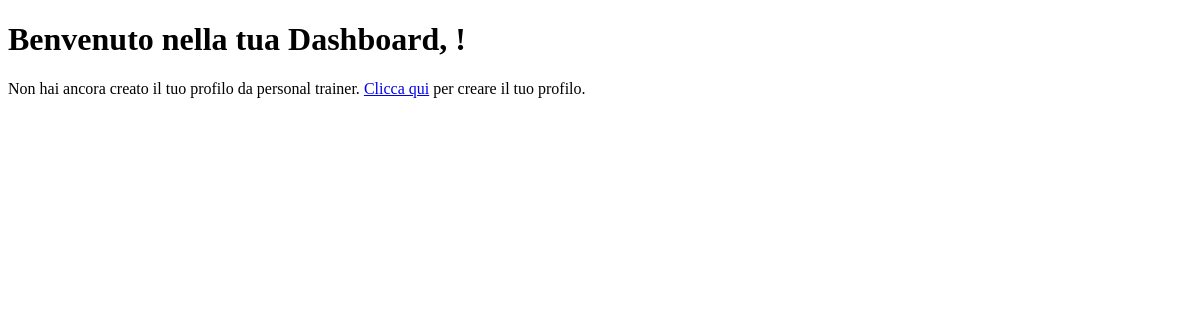
The app's page /trainers/ (signed in), older data.
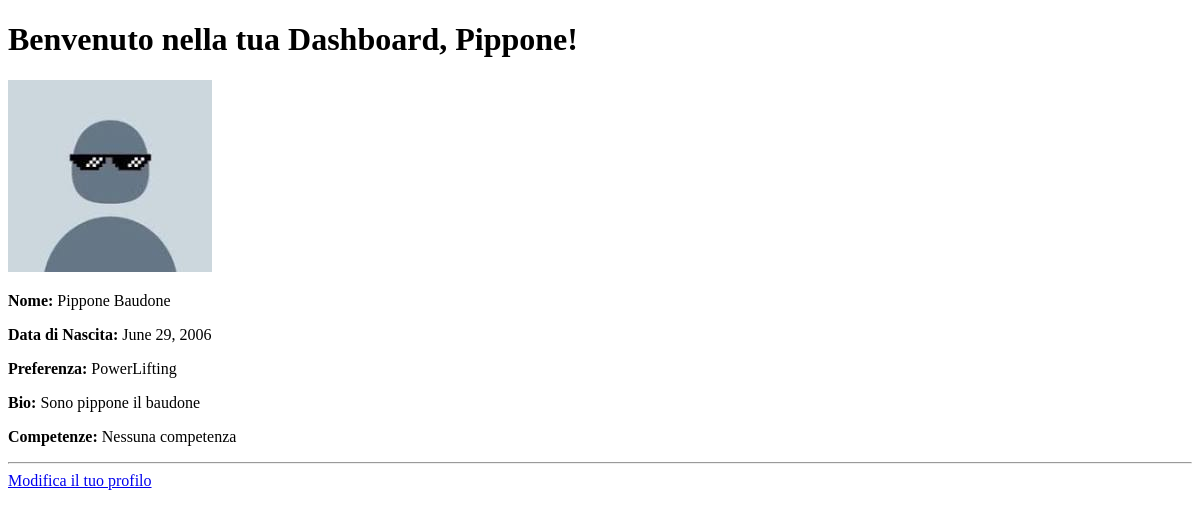
The same page, newer data.
### trainers/models.py (models this page shows, shortened)
class PersonalTrainer(models.Model):
    user = models.OneToOneField(User, on_delete=models.CASCADE)
    nome = models.CharField(max_length=100)
    cognome = models.CharField(max_length=100)
    data_di_nascita = models.DateField()
    bio = models.TextField(max_length=500)
    SCELTA_PREFERENZE = [
        ("BB", "BodyBuilding"),
        ("PL", "PowerLifting"),
        ("CL", "Calisthenics"),
        ("ST", "StrongMen"),
        ("YG", "Yoga"),
        ("PS", "Pilates"),
        ("AR", "Aerobico")
    ]
    preferenze = models.CharField(max_length=2, choices=SCELTA_PREFERENZE)
    immagine_profilo = models.ImageField(upload_to=foto_profilo_upload_path, blank=True, null=True)
    competenze = models.TextField(max_length=500, default='Nessuna competenza')
    class Meta:
        verbose_name = "Personal Trainer"
        verbose_name_plural = "Personal Trainers"

### trainers/views.py (the view)
# urls.py: path('', PersonalTrainerHomeView.as_view(), name='personal_trainer_home'),
class PersonalTrainerHomeView(TemplateView):
    template_name = 'trainers/personal_trainer_home.html'
    def get_context_data(self, **kwargs):
        context = super().get_context_data(**kwargs)
        try:
            personal_trainer = PersonalTrainer.objects.get(user=self.request.user)
            context['personal_trainer'] = personal_trainer
        except PersonalTrainer.DoesNotExist:
            context['personal_trainer'] = None
        return context

### trainers/templates/trainers/personal_trainer_home.html
{% extends "base.html" %}
{% load static %}
{% block content %}
    <div class="container mt-5">
        <h1>Benvenuto nella tua Dashboard, {{ personal_trainer.nome }}!</h1>
        {% if personal_trainer %}
            <div class="row">
                <div class="col-md-4">
                    {% if personal_trainer.immagine_profilo %}
                        <img src="{{ personal_trainer.immagine_profilo.url }}" alt="Immagine profilo" class="img-fluid rounded" style="max-width: 100%;">
                    {% else %}
                        <img src="{% static 'imgs/mia_foto.jpeg'%}" alt="Immagine profilo" class="img-fluid rounded" style="max-width: 100%;">
                    {% endif %}
                </div>
                <div class="col-md-8">
                    <p><strong>Nome:</strong> {{ personal_trainer.nome }} {{ personal_trainer.cognome }}</p>
                    <p><strong>Data di Nascita:</strong> {{ personal_trainer.data_di_nascita }}</p>
                    <p><strong>Preferenza:</strong> {{ personal_trainer.get_preferenze_display }}</p>
                    <p><strong>Bio:</strong> {{ personal_trainer.bio }}</p>
                    <p><strong>Competenze:</strong> {{ personal_trainer.competenze }}</p>
                </div>
            </div>
            <hr>
            <div class="mt-4">
                <a href="{% url 'trainers:personal_trainer_update' pk=personal_trainer.pk %}" class="btn btn-primary">Modifica il tuo profilo</a>
            </div>
        {% else %}
            <p>Non hai ancora creato il tuo profilo da personal trainer. <a href="{% url 'trainers:personal_trainer_create' %}">Clicca qui</a> per creare il tuo profilo.</p>
        {% endif %}
    </div>
{% endblock %}

### templates/base.html (shortened to what this page needs)
<!DOCTYPE html>
<html lang="en">
<head>
</head>
<body>
{% block content %}{% endblock %}
</body>
</html>

Row changes from the older to the newer data that the page shows:
added PersonalTrainer: nome "Pippone", immagine_profilo (picture), cognome "Baudone", data_di_nascita "June 29, 2006", preferenze "PowerLifting", bio "Sono pippone il baudone", competenze "Nessuna competenza"
Text that changed along with them:
text no longer shown: "Non hai ancora creato il tuo profilo da personal trainer. Clicca qui per creare il tuo profilo."
text now shown: "Nome: Data di Nascita: Preferenza: Bio: Competenze: Modifica il tuo profilo"
